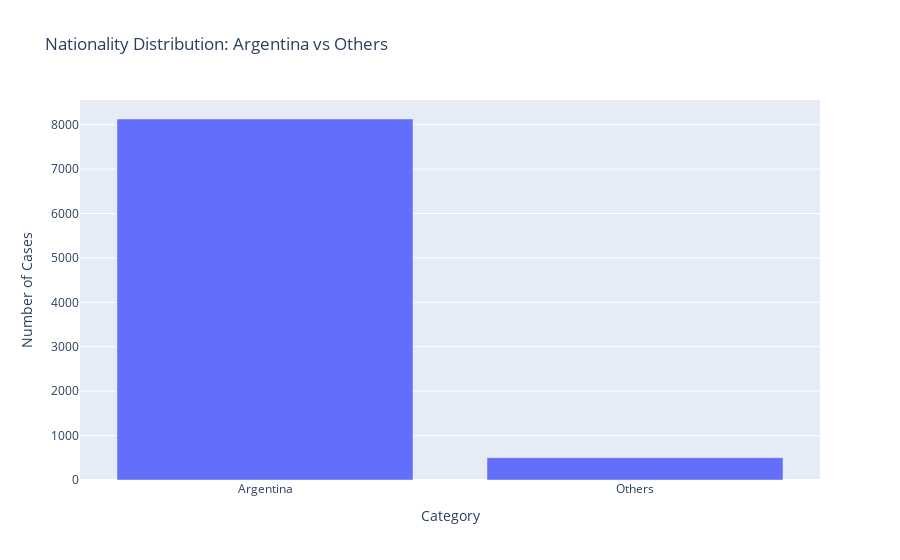

The notebook cell saved with this chart:
### Code cell
# nationality count bar chart: Argentina vs others 

argentina_count = (df_clean['nacionalidad'] == 'ARGENTINA').sum()
other_count = (df_clean['nacionalidad'] != 'ARGENTINA').sum()

# Create data for plotting
plot_data = pd.DataFrame({
    'Category': ['Argentina', 'Others'],
    'Count': [argentina_count, other_count]
})

fig = px.bar(plot_data, x='Category', y='Count',
             title='Nationality Distribution: Argentina vs Others',
             labels={'Count': 'Number of Cases'})
fig.show()

### Figure 1 — Plotly figure (JSON) as saved in the notebook; plotly's stock layout.template omitted (floating-point values rounded to 4 significant figures)
{"data": [{"hovertemplate": "Category=%{x}<br>Number of Cases=%{y}<extra></extra>", "legendgroup": "", "marker": {"color": "#636efa", "pattern": {"shape": ""}}, "name": "", "orientation": "v", "showlegend": false, "textposition": "auto", "type": "bar", "x": ["Argentina", "Others"], "xaxis": "x", "y": [8129, 503], "yaxis": "y"}], "layout": {"barmode": "relative", "legend": {"tracegroupgap": 0}, "title": {"text": "Nationality Distribution: Argentina vs Others"}, "xaxis": {"anchor": "y", "domain": [0, 1], "title": {"text": "Category"}}, "yaxis": {"anchor": "x", "domain": [0, 1], "title": {"text": "Number of Cases"}}}}
